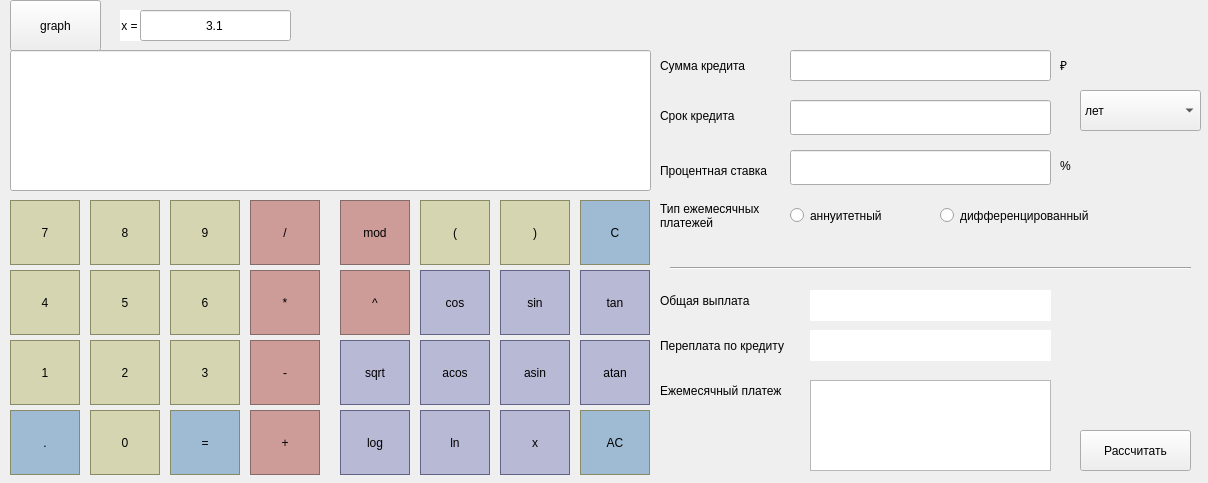
<?xml version="1.0" encoding="UTF-8"?>
<ui version="4.0">
 <class>MainWindow</class>
 <widget class="QMainWindow" name="MainWindow">
  <property name="geometry">
   <rect>
    <x>0</x>
    <y>0</y>
    <width>1208</width>
    <height>483</height>
   </rect>
  </property>
  <property name="windowTitle">
   <string>MainWindow</string>
  </property>
  <property name="styleSheet">
   <string notr="true"/>
  </property>
  <widget class="QWidget" name="centralwidget">
   <widget class="QLineEdit" name="lineEdit_main">
    <property name="geometry">
     <rect>
      <x>10</x>
      <y>50</y>
      <width>641</width>
      <height>141</height>
     </rect>
    </property>
    <property name="layoutDirection">
     <enum>Qt::RightToLeft</enum>
    </property>
    <property name="alignment">
     <set>Qt::AlignRight|Qt::AlignTrailing|Qt::AlignVCenter</set>
    </property>
   </widget>
   <widget class="QPushButton" name="pushButton_7">
    <property name="geometry">
     <rect>
      <x>10</x>
      <y>200</y>
      <width>70</width>
      <height>65</height>
     </rect>
    </property>
    <property name="styleSheet">
     <string notr="true">QPushButton{
  background-color: rgb(213, 214, 177);
  color: rgb(0, 0, 0);
  border: 0.5px solid rgb(137, 138, 102);
}

QPushButton:pressed {
 border: 1px solid black;
}</string>
    </property>
    <property name="text">
     <string>7</string>
    </property>
   </widget>
   <widget class="QPushButton" name="pushButton_8">
    <property name="geometry">
     <rect>
      <x>90</x>
      <y>200</y>
      <width>70</width>
      <height>65</height>
     </rect>
    </property>
    <property name="styleSheet">
     <string notr="true">QPushButton{
  background-color: rgb(213, 214, 177);
  color: rgb(0, 0, 0);
  border: 0.5px solid rgb(137, 138, 102);
}

QPushButton:pressed {
 border: 1px solid black;
}</string>
    </property>
    <property name="text">
     <string>8</string>
    </property>
   </widget>
   <widget class="QPushButton" name="pushButton_9">
    <property name="geometry">
     <rect>
      <x>170</x>
      <y>200</y>
      <width>70</width>
      <height>65</height>
     </rect>
    </property>
    <property name="styleSheet">
     <string notr="true">QPushButton{
  background-color: rgb(213, 214, 177);
  color: rgb(0, 0, 0);
  border: 0.5px solid rgb(137, 138, 102);
}

QPushButton:pressed {
 border: 1px solid black;
}</string>
    </property>
    <property name="text">
     <string>9</string>
    </property>
   </widget>
   <widget class="QPushButton" name="pushButton_div">
    <property name="geometry">
     <rect>
      <x>250</x>
      <y>200</y>
      <width>70</width>
      <height>65</height>
     </rect>
    </property>
    <property name="styleSheet">
     <string notr="true">QPushButton{
  background-color: rgb(205, 156, 153);
  color: rgb(0, 0, 0);
  border: 0.5px solid rgb(133, 107, 106) ;
}

QPushButton:pressed {
 border: 1px solid black;
}</string>
    </property>
    <property name="text">
     <string>/</string>
    </property>
   </widget>
   <widget class="QPushButton" name="pushButton_5">
    <property name="geometry">
     <rect>
      <x>90</x>
      <y>270</y>
      <width>70</width>
      <height>65</height>
     </rect>
    </property>
    <property name="styleSheet">
     <string notr="true">QPushButton{
  background-color: rgb(213, 214, 177);
  color: rgb(0, 0, 0);
  border: 0.5px solid rgb(137, 138, 102);
}

QPushButton:pressed {
 border: 1px solid black;
}</string>
    </property>
    <property name="text">
     <string>5</string>
    </property>
   </widget>
   <widget class="QPushButton" name="pushButton_6">
    <property name="geometry">
     <rect>
      <x>170</x>
      <y>270</y>
      <width>70</width>
      <height>65</height>
     </rect>
    </property>
    <property name="styleSheet">
     <string notr="true">QPushButton{
  background-color: rgb(213, 214, 177);
  color: rgb(0, 0, 0);
  border: 0.5px solid rgb(137, 138, 102);
}

QPushButton:pressed {
 border: 1px solid black;
}</string>
    </property>
    <property name="text">
     <string>6</string>
    </property>
   </widget>
   <widget class="QPushButton" name="pushButton_mul">
    <property name="geometry">
     <rect>
      <x>250</x>
      <y>270</y>
      <width>70</width>
      <height>65</height>
     </rect>
    </property>
    <property name="styleSheet">
     <string notr="true">QPushButton{
  background-color: rgb(205, 156, 153);
  color: rgb(0, 0, 0);
  border: 0.5px solid rgb(133, 107, 106) ;
}

QPushButton:pressed {
 border: 1px solid black;
}</string>
    </property>
    <property name="text">
     <string>*</string>
    </property>
   </widget>
   <widget class="QPushButton" name="pushButton_4">
    <property name="geometry">
     <rect>
      <x>10</x>
      <y>270</y>
      <width>70</width>
      <height>65</height>
     </rect>
    </property>
    <property name="styleSheet">
     <string notr="true">QPushButton{
  background-color: rgb(213, 214, 177);
  color: rgb(0, 0, 0);
  border: 0.5px solid rgb(137, 138, 102);
}

QPushButton:pressed {
 border: 1px solid black;
}</string>
    </property>
    <property name="text">
     <string>4</string>
    </property>
   </widget>
   <widget class="QPushButton" name="pushButton_2">
    <property name="geometry">
     <rect>
      <x>90</x>
      <y>340</y>
      <width>70</width>
      <height>65</height>
     </rect>
    </property>
    <property name="styleSheet">
     <string notr="true">QPushButton{
  background-color: rgb(213, 214, 177);
  color: rgb(0, 0, 0);
  border: 0.5px solid rgb(137, 138, 102);
}

QPushButton:pressed {
 border: 1px solid black;
}</string>
    </property>
    <property name="text">
     <string>2</string>
    </property>
   </widget>
   <widget class="QPushButton" name="pushButton_3">
    <property name="geometry">
     <rect>
      <x>170</x>
      <y>340</y>
      <width>70</width>
      <height>65</height>
     </rect>
    </property>
    <property name="styleSheet">
     <string notr="true">QPushButton{
  background-color: rgb(213, 214, 177);
  color: rgb(0, 0, 0);
  border: 0.5px solid rgb(137, 138, 102);
}

QPushButton:pressed {
 border: 1px solid black;
}</string>
    </property>
    <property name="text">
     <string>3</string>
    </property>
   </widget>
   <widget class="QPushButton" name="pushButton_minus">
    <property name="geometry">
     <rect>
      <x>250</x>
      <y>340</y>
      <width>70</width>
      <height>65</height>
     </rect>
    </property>
    <property name="styleSheet">
     <string notr="true">QPushButton{
  background-color: rgb(205, 156, 153);
  color: rgb(0, 0, 0);
  border: 0.5px solid rgb(133, 107, 106) ;
}

QPushButton:pressed {
 border: 1px solid black;
}</string>
    </property>
    <property name="text">
     <string>-</string>
    </property>
   </widget>
   <widget class="QPushButton" name="pushButton_1">
    <property name="geometry">
     <rect>
      <x>10</x>
      <y>340</y>
      <width>70</width>
      <height>65</height>
     </rect>
    </property>
    <property name="styleSheet">
     <string notr="true">QPushButton{
  background-color: rgb(213, 214, 177);
  color: rgb(0, 0, 0);
  border: 0.5px solid rgb(137, 138, 102);
}

QPushButton:pressed {
 border: 1px solid black;
}</string>
    </property>
    <property name="text">
     <string>1</string>
    </property>
   </widget>
   <widget class="QPushButton" name="pushButton_0">
    <property name="geometry">
     <rect>
      <x>90</x>
      <y>410</y>
      <width>70</width>
      <height>65</height>
     </rect>
    </property>
    <property name="styleSheet">
     <string notr="true">QPushButton{
  background-color: rgb(213, 214, 177);
  color: rgb(0, 0, 0);
  border: 0.5px solid rgb(137, 138, 102);
}

QPushButton:pressed {
 border: 1px solid black;
}</string>
    </property>
    <property name="text">
     <string>0</string>
    </property>
   </widget>
   <widget class="QPushButton" name="pushButton_eq">
    <property name="geometry">
     <rect>
      <x>170</x>
      <y>410</y>
      <width>70</width>
      <height>65</height>
     </rect>
    </property>
    <property name="styleSheet">
     <string notr="true">QPushButton{
  background-color: rgb(159, 186, 211);
  color: rgb(0, 0, 0);
  border: 0.5px solid rgb(137, 138, 102) ;
}

QPushButton:pressed {
 border: 1px solid black;
}</string>
    </property>
    <property name="text">
     <string>=</string>
    </property>
    <property name="autoDefault">
     <bool>true</bool>
    </property>
    <property name="default">
     <bool>false</bool>
    </property>
   </widget>
   <widget class="QPushButton" name="pushButton_plus">
    <property name="geometry">
     <rect>
      <x>250</x>
      <y>410</y>
      <width>70</width>
      <height>65</height>
     </rect>
    </property>
    <property name="styleSheet">
     <string notr="true">QPushButton{
  background-color: rgb(205, 156, 153);
  color: rgb(0, 0, 0);
  border: 0.5px solid rgb(133, 107, 106) ;
}

QPushButton:pressed {
 border: 1px solid black;
}</string>
    </property>
    <property name="text">
     <string>+</string>
    </property>
   </widget>
   <widget class="QPushButton" name="pushButton_dot">
    <property name="geometry">
     <rect>
      <x>10</x>
      <y>410</y>
      <width>70</width>
      <height>65</height>
     </rect>
    </property>
    <property name="styleSheet">
     <string notr="true">QPushButton{
  background-color: rgb(159, 186, 211);
  color: rgb(0, 0, 0);
  border: 0.5px solid rgb(137, 138, 102) ;
}

QPushButton:pressed {
 border: 1px solid black;
}</string>
    </property>
    <property name="text">
     <string>.</string>
    </property>
   </widget>
   <widget class="QPushButton" name="pushButton_left">
    <property name="geometry">
     <rect>
      <x>420</x>
      <y>200</y>
      <width>70</width>
      <height>65</height>
     </rect>
    </property>
    <property name="styleSheet">
     <string notr="true">QPushButton{
  background-color: rgb(213, 214, 177);
  color: rgb(0, 0, 0);
  border: 0.5px solid rgb(137, 138, 102);
}

QPushButton:pressed {
 border: 1px solid black;
}</string>
    </property>
    <property name="text">
     <string>(</string>
    </property>
   </widget>
   <widget class="QPushButton" name="pushButton_right">
    <property name="geometry">
     <rect>
      <x>500</x>
      <y>200</y>
      <width>70</width>
      <height>65</height>
     </rect>
    </property>
    <property name="styleSheet">
     <string notr="true">QPushButton{
  background-color: rgb(213, 214, 177);
  color: rgb(0, 0, 0);
  border: 0.5px solid rgb(137, 138, 102);
}

QPushButton:pressed {
 border: 1px solid black;
}</string>
    </property>
    <property name="text">
     <string>)</string>
    </property>
   </widget>
   <widget class="QPushButton" name="pushButton_C">
    <property name="geometry">
     <rect>
      <x>580</x>
      <y>200</y>
      <width>70</width>
      <height>65</height>
     </rect>
    </property>
    <property name="styleSheet">
     <string notr="true">QPushButton{
  background-color: rgb(159, 186, 211);
  color: rgb(0, 0, 0);
  border: 0.5px solid rgb(137, 138, 102) ;
}

QPushButton:pressed {
 border: 1px solid black;
}</string>
    </property>
    <property name="text">
     <string>C</string>
    </property>
   </widget>
   <widget class="QPushButton" name="pushButton_mod">
    <property name="geometry">
     <rect>
      <x>340</x>
      <y>200</y>
      <width>70</width>
      <height>65</height>
     </rect>
    </property>
    <property name="styleSheet">
     <string notr="true">QPushButton{
  background-color: rgb(205, 156, 153);
  color: rgb(0, 0, 0);
  border: 0.5px solid rgb(133, 107, 106) ;
}

QPushButton:pressed {
 border: 1px solid black;
}</string>
    </property>
    <property name="text">
     <string>mod</string>
    </property>
   </widget>
   <widget class="QPushButton" name="pushButton_cos">
    <property name="geometry">
     <rect>
      <x>420</x>
      <y>270</y>
      <width>70</width>
      <height>65</height>
     </rect>
    </property>
    <property name="styleSheet">
     <string notr="true">QPushButton{
  background-color: rgb(184, 185, 212);
  color: rgb(0, 0, 0);
  border: 0.5px solid rgb(98, 99, 135) ;
}

QPushButton:pressed {
 border: 1px solid black;
}</string>
    </property>
    <property name="text">
     <string>cos</string>
    </property>
   </widget>
   <widget class="QPushButton" name="pushButton_sin">
    <property name="geometry">
     <rect>
      <x>500</x>
      <y>270</y>
      <width>70</width>
      <height>65</height>
     </rect>
    </property>
    <property name="styleSheet">
     <string notr="true">QPushButton{
  background-color: rgb(184, 185, 212);
  color: rgb(0, 0, 0);
  border: 0.5px solid rgb(98, 99, 135) ;
}

QPushButton:pressed {
 border: 1px solid black;
}</string>
    </property>
    <property name="text">
     <string>sin</string>
    </property>
   </widget>
   <widget class="QPushButton" name="pushButton_tan">
    <property name="geometry">
     <rect>
      <x>580</x>
      <y>270</y>
      <width>70</width>
      <height>65</height>
     </rect>
    </property>
    <property name="styleSheet">
     <string notr="true">QPushButton{
  background-color: rgb(184, 185, 212);
  color: rgb(0, 0, 0);
  border: 0.5px solid rgb(98, 99, 135) ;
}

QPushButton:pressed {
 border: 1px solid black;
}</string>
    </property>
    <property name="text">
     <string>tan</string>
    </property>
   </widget>
   <widget class="QPushButton" name="pushButton_pow">
    <property name="geometry">
     <rect>
      <x>340</x>
      <y>270</y>
      <width>70</width>
      <height>65</height>
     </rect>
    </property>
    <property name="styleSheet">
     <string notr="true">QPushButton{
  background-color: rgb(205, 156, 153);
  color: rgb(0, 0, 0);
  border: 0.5px solid rgb(133, 107, 106) ;
}

QPushButton:pressed {
 border: 1px solid black;
}</string>
    </property>
    <property name="text">
     <string>^</string>
    </property>
   </widget>
   <widget class="QPushButton" name="pushButton_acos">
    <property name="geometry">
     <rect>
      <x>420</x>
      <y>340</y>
      <width>70</width>
      <height>65</height>
     </rect>
    </property>
    <property name="styleSheet">
     <string notr="true">QPushButton{
  background-color: rgb(184, 185, 212);
  color: rgb(0, 0, 0);
  border: 0.5px solid rgb(98, 99, 135) ;
}

QPushButton:pressed {
 border: 1px solid black;
}</string>
    </property>
    <property name="text">
     <string>acos</string>
    </property>
   </widget>
   <widget class="QPushButton" name="pushButton_asin">
    <property name="geometry">
     <rect>
      <x>500</x>
      <y>340</y>
      <width>70</width>
      <height>65</height>
     </rect>
    </property>
    <property name="styleSheet">
     <string notr="true">QPushButton{
  background-color: rgb(184, 185, 212);
  color: rgb(0, 0, 0);
  border: 0.5px solid rgb(98, 99, 135) ;
}

QPushButton:pressed {
 border: 1px solid black;
}</string>
    </property>
    <property name="text">
     <string>asin</string>
    </property>
   </widget>
   <widget class="QPushButton" name="pushButton_atan">
    <property name="geometry">
     <rect>
      <x>580</x>
      <y>340</y>
      <width>70</width>
      <height>65</height>
     </rect>
    </property>
    <property name="styleSheet">
     <string notr="true">QPushButton{
  background-color: rgb(184, 185, 212);
  color: rgb(0, 0, 0);
  border: 0.5px solid rgb(98, 99, 135) ;
}

QPushButton:pressed {
 border: 1px solid black;
}</string>
    </property>
    <property name="text">
     <string>atan</string>
    </property>
   </widget>
   <widget class="QPushButton" name="pushButton_sqrt">
    <property name="geometry">
     <rect>
      <x>340</x>
      <y>340</y>
      <width>70</width>
      <height>65</height>
     </rect>
    </property>
    <property name="styleSheet">
     <string notr="true">QPushButton{
  background-color: rgb(184, 185, 212);
  color: rgb(0, 0, 0);
  border: 0.5px solid rgb(98, 99, 135) ;
}

QPushButton:pressed {
 border: 1px solid black;
}</string>
    </property>
    <property name="text">
     <string>sqrt</string>
    </property>
   </widget>
   <widget class="QPushButton" name="pushButton_ln">
    <property name="geometry">
     <rect>
      <x>420</x>
      <y>410</y>
      <width>70</width>
      <height>65</height>
     </rect>
    </property>
    <property name="styleSheet">
     <string notr="true">QPushButton{
  background-color: rgb(184, 185, 212);
  color: rgb(0, 0, 0);
  border: 0.5px solid rgb(98, 99, 135) ;
}

QPushButton:pressed {
 border: 1px solid black;
}</string>
    </property>
    <property name="text">
     <string>ln</string>
    </property>
   </widget>
   <widget class="QPushButton" name="pushButton_log">
    <property name="geometry">
     <rect>
      <x>340</x>
      <y>410</y>
      <width>70</width>
      <height>65</height>
     </rect>
    </property>
    <property name="styleSheet">
     <string notr="true">QPushButton{
  background-color: rgb(184, 185, 212);
  color: rgb(0, 0, 0);
  border: 0.5px solid rgb(98, 99, 135) ;
}

QPushButton:pressed {
 border: 1px solid black;
}</string>
    </property>
    <property name="text">
     <string>log</string>
    </property>
   </widget>
   <widget class="QPushButton" name="pushButton_graph">
    <property name="geometry">
     <rect>
      <x>10</x>
      <y>0</y>
      <width>91</width>
      <height>51</height>
     </rect>
    </property>
    <property name="text">
     <string>graph</string>
    </property>
   </widget>
   <widget class="QLineEdit" name="lineEdit_x">
    <property name="geometry">
     <rect>
      <x>140</x>
      <y>10</y>
      <width>151</width>
      <height>31</height>
     </rect>
    </property>
    <property name="styleSheet">
     <string notr="true">LineEdit_x {
background-color : white;
border-color: 1px solid white;
}

</string>
    </property>
    <property name="text">
     <string>3.1</string>
    </property>
    <property name="alignment">
     <set>Qt::AlignCenter</set>
    </property>
   </widget>
   <widget class="QLabel" name="label">
    <property name="geometry">
     <rect>
      <x>120</x>
      <y>10</y>
      <width>21</width>
      <height>31</height>
     </rect>
    </property>
    <property name="layoutDirection">
     <enum>Qt::RightToLeft</enum>
    </property>
    <property name="styleSheet">
     <string notr="true">QLabel {
  qproperty-alignment: 'AlignVCenter | AlignRight';
background-color : white;
border-color: 0px solid white;
}

</string>
    </property>
    <property name="text">
     <string>x = </string>
    </property>
    <property name="alignment">
     <set>Qt::AlignRight|Qt::AlignTrailing|Qt::AlignVCenter</set>
    </property>
   </widget>
   <widget class="QPushButton" name="pushButton_x">
    <property name="geometry">
     <rect>
      <x>500</x>
      <y>410</y>
      <width>70</width>
      <height>65</height>
     </rect>
    </property>
    <property name="styleSheet">
     <string notr="true">QPushButton{
  background-color: rgb(184, 185, 212);
  color: rgb(0, 0, 0);
  border: 0.5px solid rgb(98, 99, 135) ;
}

QPushButton:pressed {
 border: 1px solid black;
}</string>
    </property>
    <property name="text">
     <string>x</string>
    </property>
   </widget>
   <widget class="QPushButton" name="pushButton_AC">
    <property name="geometry">
     <rect>
      <x>580</x>
      <y>410</y>
      <width>70</width>
      <height>65</height>
     </rect>
    </property>
    <property name="styleSheet">
     <string notr="true">QPushButton{
  background-color: rgb(159, 186, 211);
  color: rgb(0, 0, 0);
  border: 0.5px solid rgb(137, 138, 102) ;
}

QPushButton:pressed {
 border: 1px solid black;
}</string>
    </property>
    <property name="text">
     <string>AC</string>
    </property>
   </widget>
   <widget class="QComboBox" name="comboBox_term_type">
    <property name="geometry">
     <rect>
      <x>1080</x>
      <y>90</y>
      <width>121</width>
      <height>41</height>
     </rect>
    </property>
    <item>
     <property name="text">
      <string>лет</string>
     </property>
    </item>
    <item>
     <property name="text">
      <string>месяцев</string>
     </property>
    </item>
   </widget>
   <widget class="QLabel" name="label_2">
    <property name="geometry">
     <rect>
      <x>660</x>
      <y>50</y>
      <width>101</width>
      <height>31</height>
     </rect>
    </property>
    <property name="text">
     <string>Сумма кредита</string>
    </property>
   </widget>
   <widget class="QLabel" name="label_3">
    <property name="geometry">
     <rect>
      <x>660</x>
      <y>100</y>
      <width>111</width>
      <height>31</height>
     </rect>
    </property>
    <property name="text">
     <string>Срок кредита</string>
    </property>
   </widget>
   <widget class="QLabel" name="label_4">
    <property name="geometry">
     <rect>
      <x>660</x>
      <y>160</y>
      <width>121</width>
      <height>21</height>
     </rect>
    </property>
    <property name="text">
     <string>Процентная ставка</string>
    </property>
   </widget>
   <widget class="QLabel" name="label_5">
    <property name="geometry">
     <rect>
      <x>660</x>
      <y>190</y>
      <width>121</width>
      <height>51</height>
     </rect>
    </property>
    <property name="text">
     <string>Тип ежемесячных 
платежей</string>
    </property>
   </widget>
   <widget class="Line" name="line">
    <property name="geometry">
     <rect>
      <x>670</x>
      <y>260</y>
      <width>521</width>
      <height>16</height>
     </rect>
    </property>
    <property name="orientation">
     <enum>Qt::Horizontal</enum>
    </property>
   </widget>
   <widget class="QLabel" name="label_6">
    <property name="geometry">
     <rect>
      <x>660</x>
      <y>370</y>
      <width>151</width>
      <height>41</height>
     </rect>
    </property>
    <property name="text">
     <string>Ежемесячный платеж</string>
    </property>
   </widget>
   <widget class="QLabel" name="label_7">
    <property name="geometry">
     <rect>
      <x>660</x>
      <y>320</y>
      <width>141</width>
      <height>51</height>
     </rect>
    </property>
    <property name="text">
     <string>Переплата по кредиту</string>
    </property>
   </widget>
   <widget class="QLabel" name="label_8">
    <property name="geometry">
     <rect>
      <x>660</x>
      <y>280</y>
      <width>111</width>
      <height>41</height>
     </rect>
    </property>
    <property name="text">
     <string>Общая выплата</string>
    </property>
   </widget>
   <widget class="QLineEdit" name="lineEdit_sum">
    <property name="geometry">
     <rect>
      <x>790</x>
      <y>50</y>
      <width>261</width>
      <height>31</height>
     </rect>
    </property>
   </widget>
   <widget class="QLineEdit" name="lineEdit_term">
    <property name="geometry">
     <rect>
      <x>790</x>
      <y>100</y>
      <width>261</width>
      <height>35</height>
     </rect>
    </property>
   </widget>
   <widget class="QLineEdit" name="lineEdit_interest">
    <property name="geometry">
     <rect>
      <x>790</x>
      <y>150</y>
      <width>261</width>
      <height>35</height>
     </rect>
    </property>
   </widget>
   <widget class="QLabel" name="label_psk">
    <property name="geometry">
     <rect>
      <x>810</x>
      <y>290</y>
      <width>241</width>
      <height>31</height>
     </rect>
    </property>
    <property name="styleSheet">
     <string notr="true">background-color: rgb(255, 255, 255);
border-color: 1 px solid rgb(0, 0, 0);</string>
    </property>
    <property name="text">
     <string/>
    </property>
   </widget>
   <widget class="QRadioButton" name="radioButton_ann">
    <property name="geometry">
     <rect>
      <x>790</x>
      <y>200</y>
      <width>121</width>
      <height>31</height>
     </rect>
    </property>
    <property name="text">
     <string>аннуитетный</string>
    </property>
   </widget>
   <widget class="QRadioButton" name="radioButton_diff">
    <property name="geometry">
     <rect>
      <x>940</x>
      <y>200</y>
      <width>171</width>
      <height>31</height>
     </rect>
    </property>
    <property name="text">
     <string>дифференцированный</string>
    </property>
   </widget>
   <widget class="QLabel" name="label_12">
    <property name="geometry">
     <rect>
      <x>1060</x>
      <y>150</y>
      <width>41</width>
      <height>31</height>
     </rect>
    </property>
    <property name="text">
     <string>%</string>
    </property>
   </widget>
   <widget class="QLabel" name="label_13">
    <property name="geometry">
     <rect>
      <x>1060</x>
      <y>50</y>
      <width>51</width>
      <height>31</height>
     </rect>
    </property>
    <property name="text">
     <string>₽</string>
    </property>
   </widget>
   <widget class="QPushButton" name="pushButton_credit">
    <property name="geometry">
     <rect>
      <x>1080</x>
      <y>430</y>
      <width>111</width>
      <height>41</height>
     </rect>
    </property>
    <property name="text">
     <string>Рассчитать</string>
    </property>
   </widget>
   <widget class="QLabel" name="label_overpay">
    <property name="geometry">
     <rect>
      <x>810</x>
      <y>330</y>
      <width>241</width>
      <height>31</height>
     </rect>
    </property>
    <property name="styleSheet">
     <string notr="true">background-color: rgb(255, 255, 255);
border-color: 1 px solid rgb(0, 0, 0);</string>
    </property>
    <property name="text">
     <string/>
    </property>
   </widget>
   <widget class="QTextEdit" name="label_monthly_payment">
    <property name="geometry">
     <rect>
      <x>810</x>
      <y>380</y>
      <width>241</width>
      <height>91</height>
     </rect>
    </property>
   </widget>
   <zorder>lineEdit_main</zorder>
   <zorder>pushButton_7</zorder>
   <zorder>pushButton_8</zorder>
   <zorder>pushButton_9</zorder>
   <zorder>pushButton_div</zorder>
   <zorder>pushButton_5</zorder>
   <zorder>pushButton_6</zorder>
   <zorder>pushButton_mul</zorder>
   <zorder>pushButton_4</zorder>
   <zorder>pushButton_2</zorder>
   <zorder>pushButton_3</zorder>
   <zorder>pushButton_minus</zorder>
   <zorder>pushButton_1</zorder>
   <zorder>pushButton_0</zorder>
   <zorder>pushButton_eq</zorder>
   <zorder>pushButton_plus</zorder>
   <zorder>pushButton_dot</zorder>
   <zorder>pushButton_left</zorder>
   <zorder>pushButton_right</zorder>
   <zorder>pushButton_C</zorder>
   <zorder>pushButton_mod</zorder>
   <zorder>pushButton_cos</zorder>
   <zorder>pushButton_sin</zorder>
   <zorder>pushButton_tan</zorder>
   <zorder>pushButton_pow</zorder>
   <zorder>pushButton_acos</zorder>
   <zorder>pushButton_asin</zorder>
   <zorder>pushButton_atan</zorder>
   <zorder>pushButton_sqrt</zorder>
   <zorder>pushButton_ln</zorder>
   <zorder>pushButton_log</zorder>
   <zorder>pushButton_graph</zorder>
   <zorder>label</zorder>
   <zorder>lineEdit_x</zorder>
   <zorder>pushButton_x</zorder>
   <zorder>pushButton_AC</zorder>
   <zorder>comboBox_term_type</zorder>
   <zorder>label_2</zorder>
   <zorder>label_3</zorder>
   <zorder>label_4</zorder>
   <zorder>label_5</zorder>
   <zorder>line</zorder>
   <zorder>label_6</zorder>
   <zorder>label_7</zorder>
   <zorder>label_8</zorder>
   <zorder>lineEdit_sum</zorder>
   <zorder>lineEdit_term</zorder>
   <zorder>lineEdit_interest</zorder>
   <zorder>label_psk</zorder>
   <zorder>radioButton_ann</zorder>
   <zorder>radioButton_diff</zorder>
   <zorder>label_12</zorder>
   <zorder>label_13</zorder>
   <zorder>pushButton_credit</zorder>
   <zorder>label_overpay</zorder>
   <zorder>label_monthly_payment</zorder>
  </widget>
 </widget>
 <resources/>
 <connections/>
</ui>
